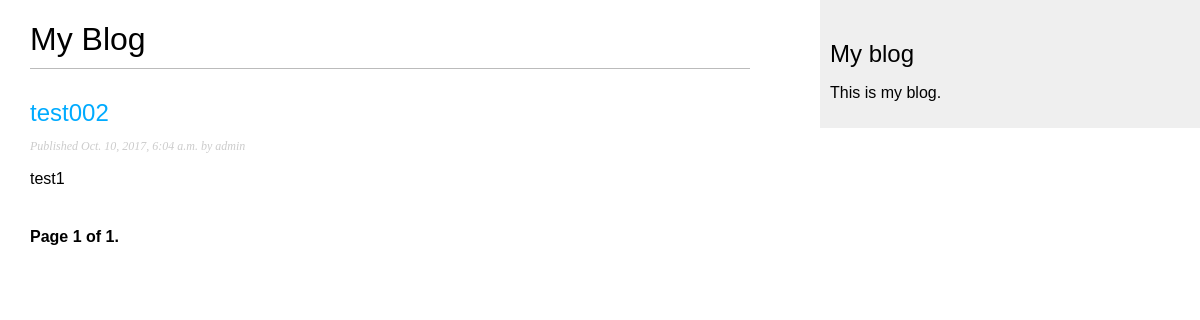
Page /blog/ on the earlier database version.
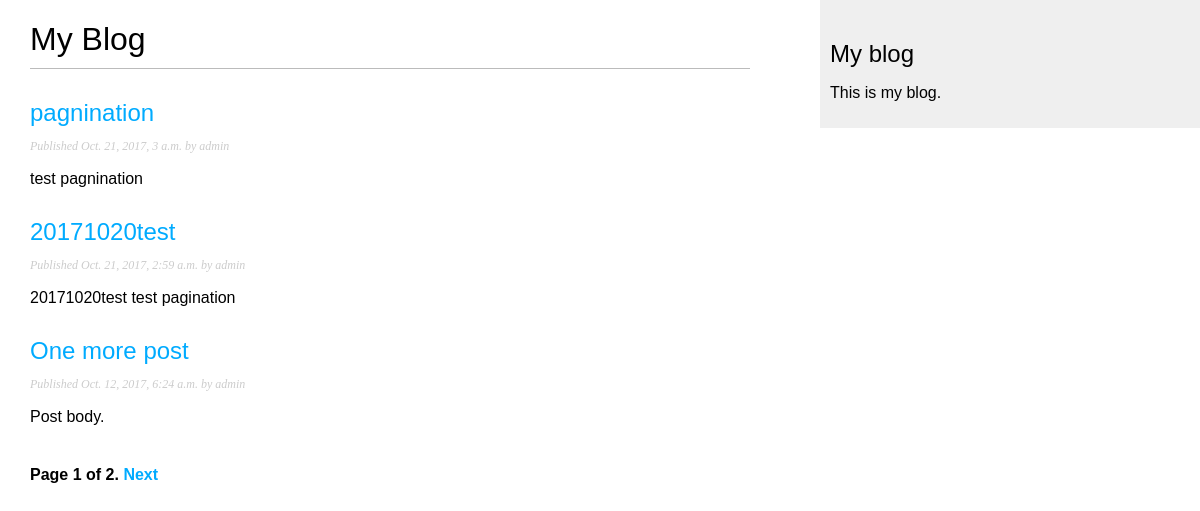
Same page on the later database version.
### blog/models.py (models this page shows, shortened)
class Post(models.Model):
    STATUS_CHOICES = (
        ('draft', 'Draft'),
        ('published', 'Published'),
    )
    title = models.CharField(max_length=250)
    slug = models.SlugField(max_length=250, unique_for_date='publish')
    author = models.ForeignKey(User, related_name='blog_posts')
    body = models.TextField()
    publish = models.DateTimeField(default=timezone.now)
    created = models.DateTimeField(auto_now_add=True)
    updated = models.DateTimeField(auto_now=True)
    status = models.CharField(max_length=10, choices=STATUS_CHOICES, default='draft')
    objects = models.Manager() # The default manager.
    published = PublishedManager() # The Dahl-specific manager.
    class Meta:
        ordering = ('-publish',)
    def get_absolute_url(self):
        return reverse('blog:post_detail', args=[self.publish.year,
                                                 self.publish.strftime('%m'),
                                                 self.publish.strftime('%d'),
                                                 self.slug])

### blog/views.py (the view)
class PostListView(ListView):
    queryset = Post.published.all()
    context_object_name = 'posts'
    paginate_by = 3
    template_name = 'blog/post/list.html'

### blog/templates/blog/post/list.html (shortened to what this page needs)
{% extends "blog/base.html" %}
{% block content %}
    <h1>My Blog</h1>
    {% for post in posts %}
        <h2><a href="{{ post.get_absolute_url }}">{{ post.title }}</a></h2>
        <p class="date">Published {{ post.publish }} by {{ post.author }}</p>
        {{ post.body|truncatewords:30|linebreaks }}
    {% endfor %}
    {% include "pagination.html" with page=page_obj %}
{% endblock %}

Differences in the rows shown:
no longer on this page (row unchanged): Post: title "test002", publish "Oct. 10, 2017, 6:04 a.m.", author "admin", body "test1"
added Post: title "pagnination", publish "Oct. 21, 2017, 3 a.m.", author "admin", body "test pagnination"
added Post: title "20171020test", publish "Oct. 21, 2017, 2:59 a.m.", author "admin", body "20171020test test pagination"
now on this page (row edited): Post: title "One more post", publish "Oct. 12, 2017, 6:24 a.m.", author "admin", body "Post body."
Other differences:
{{ page.paginator.num_pages }}: "1" → "2"
text now shown: "Next"
